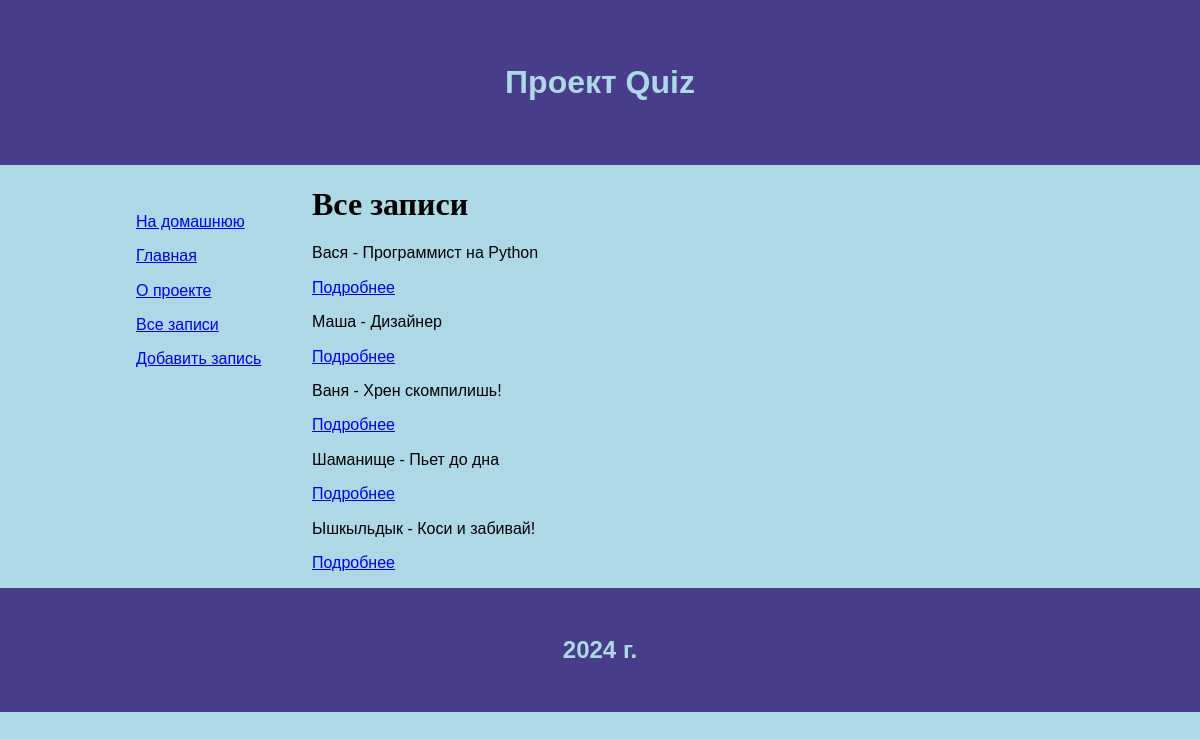
The app's page /users, older data.
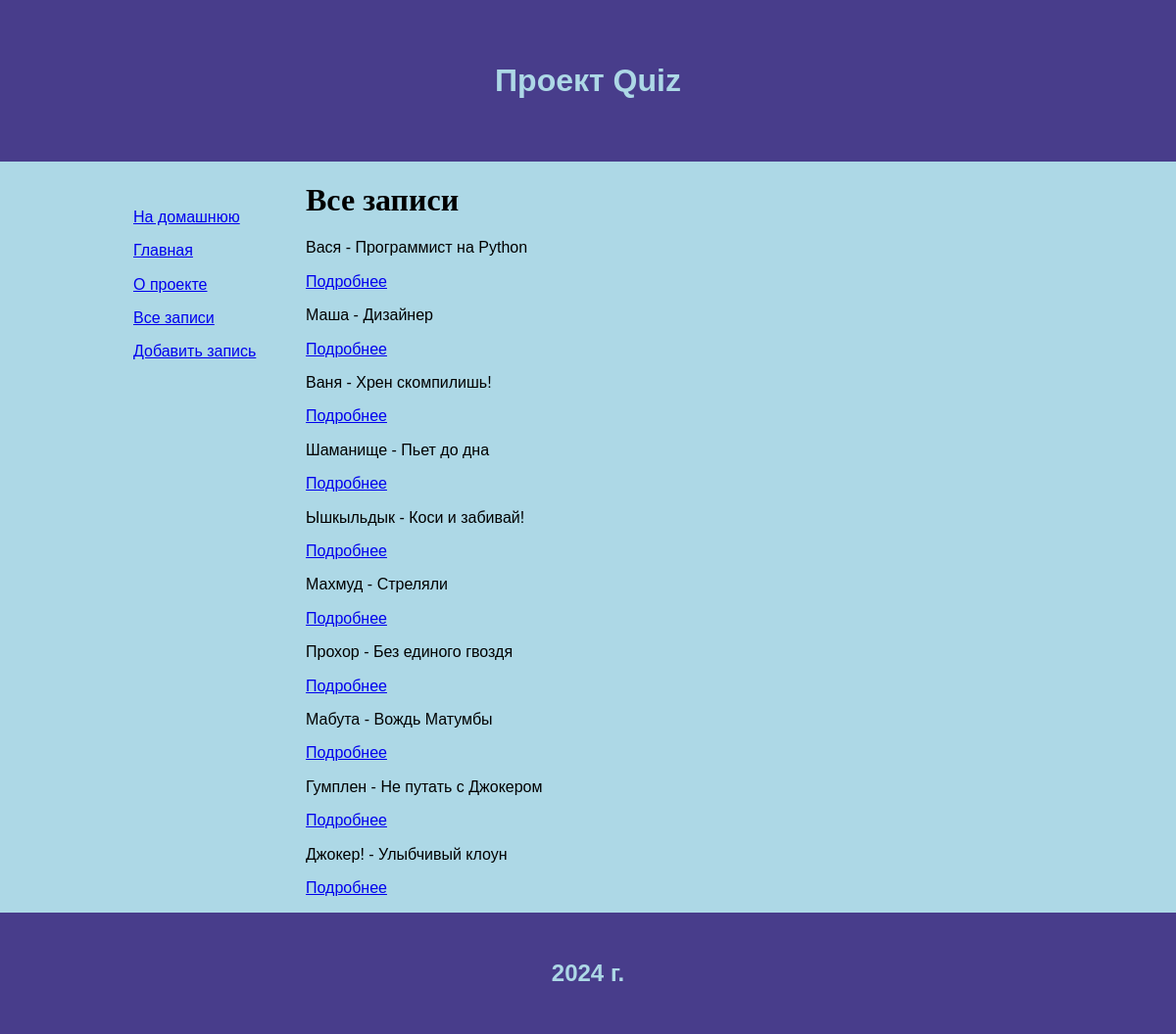
The same page, newer data.
### model/user.py (models this page shows)
class User(db.Model):
    id = db.Column(db.Integer, primary_key=True)
    name = db.Column(db.String(255), nullable=False)
    description = db.Column(db.Text, nullable=True)
    date = db.Column(db.Date, default=datetime.utcnow)
    city_id = db.Column(db.Integer, db.ForeignKey(City.id), nullable=True)

### control.py (the view)
@app.route("/users")
def users():
    users = User.query.all()
    return render_template('users.html', data=users)

### templates/users.html (shortened to what this page needs)
{% extends 'base/main.html' %}
{% block content %}
    <h1>Все записи</h1>
    {% if data %}
        {% for i in data %}
            <p>{{ i.name }} - {{ i.description }}</p>
            <p><a href="{{url_for('user', id=i.id)}}">Подробнее</a></p>
        {% endfor %}
    {% else %}
        <p>Данные отсутствуют</p>
    {% endif %}
{% endblock %}

### templates/base/main.html (shortened to what this page needs)
<!DOCTYPE html>
<html lang="ru">
<head>
    <link rel="stylesheet" href="{{url_for('static', filename='css/normalize.css')}}">
    <link rel="stylesheet" href="{{url_for('static', filename='css/style.css')}}">
</head>
<body>
    {% include 'ins/header.html' %}
    <div class="container">
        {% include 'ins/aside.html' %}
        <div class="content">
            {% block content %}{% endblock %}
        </div>
    </div>
    {% include 'ins/footer.html' %}
</body>
</html>

### templates/ins/header.html
<header>
    <div>
        <b>Проект Quiz</b>
    </div>
</header>

### templates/ins/aside.html
<aside>
    {% include 'ins/menu.html' %}
</aside>

### templates/ins/menu.html
<menu>
    <p><a href="/">На домашнюю</a></p>
    <p><a href="{{url_for('index')}}">Главная</a></p>
    <p><a href="{{url_for('about')}}">О проекте</a></p>
    <p><a href="{{url_for('users')}}">Все записи</a></p>
    <p><a href="{{url_for('create')}}">Добавить запись</a></p>
</menu>

### templates/ins/footer.html
<footer>
    <div>
        <b>2024 г.</b>
    </div>
</footer>

### static/css/style.css (style rules this page uses)
body { background: lightblue; font-family: Verdana, Geneva, sans-serif; color: black; font-size: 1em; }
header { display: flex; justify-content: center; padding: 2em; background: darkslateblue; color: lightblue; font-size: 2em; }
footer { display: flex; justify-content: center; padding: 2em; background: darkslateblue; color: lightblue; font-size: 1.5em; }
aside { width: 20%; }
menu { padding: 1em; }
h1, h2 { font-family: 'Times New Roman', Times, serif; }
.container { display: flex; width: 80%; margin: auto; }
.content { width: 80%; }

Row changes from the older to the newer data that the page shows:
added User: name "Махмуд", description "Стреляли"
added User: name "Прохор", description "Без единого гвоздя"
added User: name "Мабута", description "Вождь Матумбы"
added User: name "Гумплен", description "Не путать с Джокером"
added User: name "Джокер!", description "Улыбчивый клоун"
